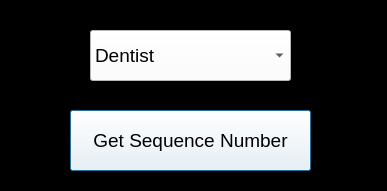
<?xml version="1.0" encoding="UTF-8"?>
<ui version="4.0">
 <class>Dialog</class>
 <widget class="QDialog" name="Dialog">
  <property name="enabled">
   <bool>true</bool>
  </property>
  <property name="geometry">
   <rect>
    <x>0</x>
    <y>0</y>
    <width>387</width>
    <height>191</height>
   </rect>
  </property>
  <property name="font">
   <font>
    <family>MS Shell Dlg 2</family>
    <pointsize>14</pointsize>
    <weight>50</weight>
    <italic>false</italic>
    <bold>false</bold>
   </font>
  </property>
  <property name="windowTitle">
   <string>HOSFACE</string>
  </property>
  <property name="styleSheet">
   <string notr="true">font: 14pt &quot;MS Shell Dlg 2&quot;;
background-color: rgb(0, 0, 0);</string>
  </property>
  <widget class="QPushButton" name="BtnKayit2">
   <property name="geometry">
    <rect>
     <x>70</x>
     <y>110</y>
     <width>241</width>
     <height>61</height>
    </rect>
   </property>
   <property name="styleSheet">
    <string notr="true">background-color: rgb(255, 255, 255);</string>
   </property>
   <property name="text">
    <string>Get Sequence Number</string>
   </property>
  </widget>
  <widget class="QComboBox" name="comboBox">
   <property name="geometry">
    <rect>
     <x>90</x>
     <y>30</y>
     <width>201</width>
     <height>51</height>
    </rect>
   </property>
   <property name="focusPolicy">
    <enum>Qt::ClickFocus</enum>
   </property>
   <property name="contextMenuPolicy">
    <enum>Qt::ActionsContextMenu</enum>
   </property>
   <property name="acceptDrops">
    <bool>true</bool>
   </property>
   <property name="toolTipDuration">
    <number>-1</number>
   </property>
   <property name="layoutDirection">
    <enum>Qt::LeftToRight</enum>
   </property>
   <property name="autoFillBackground">
    <bool>false</bool>
   </property>
   <property name="styleSheet">
    <string notr="true">background-color: rgb(255, 255, 255);
alternate-background-color: rgb(0, 170, 255);</string>
   </property>
   <property name="editable">
    <bool>false</bool>
   </property>
   <property name="currentText">
    <string>Dentist</string>
   </property>
   <property name="duplicatesEnabled">
    <bool>false</bool>
   </property>
   <item>
    <property name="text">
     <string>Dentist</string>
    </property>
   </item>
   <item>
    <property name="text">
     <string>General Surgeon</string>
    </property>
   </item>
   <item>
    <property name="text">
     <string>Dermotology</string>
    </property>
   </item>
   <item>
    <property name="text">
     <string>Psychiatry</string>
    </property>
   </item>
   <item>
    <property name="text">
     <string>Infectious Diseases</string>
    </property>
   </item>
  </widget>
 </widget>
 <resources/>
 <connections/>
</ui>
